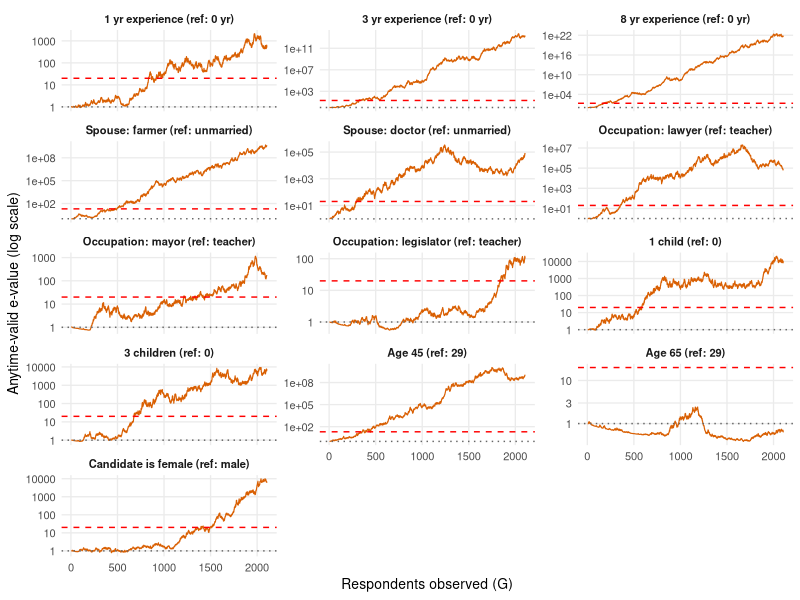
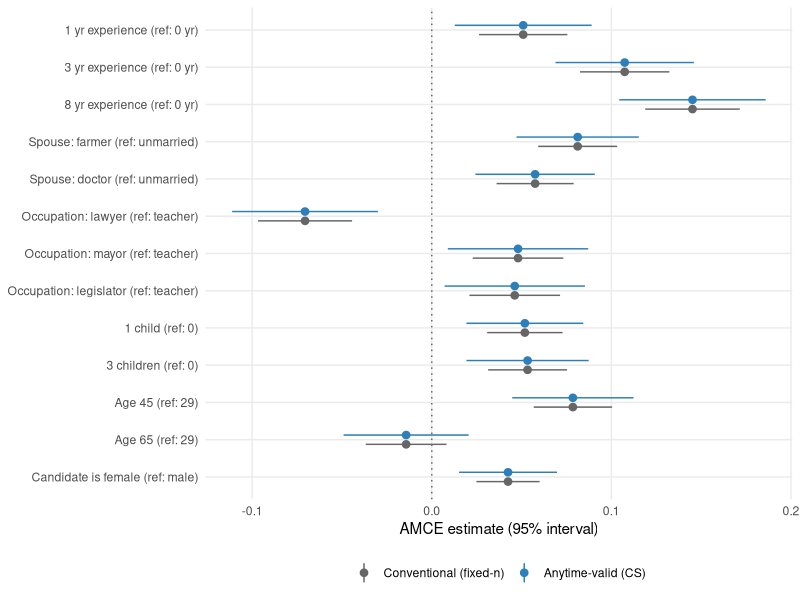

Here is the R script that generated these plots, in order:
## ---- chunk 1
knitr::opts_chunk$set(echo = FALSE, message = FALSE, warning = FALSE, fig.align = "center")

suppressPackageStartupMessages({
  library(dplyr)
  library(ggplot2)
  library(readr)
  library(here)
  library(tibble)
})

meta <- read_csv(here("candidate_gender_case_study", "data", "meta.csv"), show_col_types = FALSE)
final_comparison <- read_csv(here("candidate_gender_case_study", "data", "final_comparison.csv"), show_col_types = FALSE)
sequential_estimates <- read_csv(here("candidate_gender_case_study", "data", "sequential_av_estimates.csv"), show_col_types = FALSE)
candidate_long <- read_csv(here("candidate_gender_case_study", "data", "candidate_long.csv"), show_col_types = FALSE)

term_labels <- c(
  orig_1ys         = "1 yr experience (ref: 0 yr)",
  orig_3ys         = "3 yr experience (ref: 0 yr)",
  orig_8ys         = "8 yr experience (ref: 0 yr)",
  orig_FM_sp       = "Spouse: farmer (ref: unmarried)",
  orig_MD_sp       = "Spouse: doctor (ref: unmarried)",
  orig_law         = "Occupation: lawyer (ref: teacher)",
  orig_may         = "Occupation: mayor (ref: teacher)",
  orig_leg         = "Occupation: legislator (ref: teacher)",
  orig_1ch         = "1 child (ref: 0)",
  orig_3ch         = "3 children (ref: 0)",
  orig_45          = "Age 45 (ref: 29)",
  orig_65          = "Age 65 (ref: 29)",
  orig_cand_female = "Candidate is female (ref: male)"
)
term_order <- names(term_labels)

sequential_estimates <- sequential_estimates |>
  mutate(label = factor(term_labels[term], levels = term_labels[term_order]))

final_comparison <- final_comparison |>
  mutate(
    label  = factor(term_labels[term], levels = rev(term_labels[term_order])),
    method = factor(method, levels = c("Conventional (fixed-n)", "Anytime-valid (CS)"))
  )
## ---- chunk 2
# All specific numeric claims made in the prose below are computed here,
# directly from the generated CSVs, rather than typed in by hand -- see the
# repository-wide verification discipline: never guess or assume ordering.
threshold <- 1 / meta$alpha

crossing_summary <- sequential_estimates |>
  group_by(term, label) |>
  summarize(
    first_G = if (any(e_value >= threshold)) min(G[e_value >= threshold]) else NA_real_,
    .groups = "drop"
  )

n_cross <- sum(!is.na(crossing_summary$first_G))
n_terms <- nrow(crossing_summary)

fastest_cross <- crossing_summary |> filter(!is.na(first_G)) |> slice_min(first_G, n = 1)
slowest_cross <- crossing_summary |> filter(!is.na(first_G)) |> slice_max(first_G, n = 1)
never_cross   <- crossing_summary |> filter(is.na(first_G))

female_row          <- crossing_summary |> filter(term == "orig_cand_female")
female_first_G      <- female_row$first_G
female_pct_of_sample <- 100 * female_first_G / meta$G_total
female_cross_rank    <- sum(crossing_summary$first_G <= female_first_G, na.rm = TRUE)

female_final    <- final_comparison |> filter(term == "orig_cand_female", method == "Anytime-valid (CS)")
female_est      <- female_final$estimate
female_final_e  <- sequential_estimates |> filter(term == "orig_cand_female", G == meta$G_total) |> pull(e_value)

largest_effect <- final_comparison |>
  filter(method == "Anytime-valid (CS)") |>
  slice_max(abs(estimate), n = 1)

age65_final <- sequential_estimates |> filter(term == "orig_65", G == meta$G_total)

# Of the attributes that ever cross the threshold, how many dip back below it
# at least once after their first crossing (expected, harmless e-process
# behavior under a "stop at first crossing" decision rule)?
dip_summary <- sequential_estimates |>
  semi_join(filter(crossing_summary, !is.na(first_G)), by = "term") |>
  group_by(term) |>
  arrange(G) |>
  summarize(
    fg   = min(G[e_value >= threshold]),
    dips = any(G > min(G[e_value >= threshold]) & e_value < threshold),
    .groups = "drop"
  )
n_dip <- sum(dip_summary$dips)

n_pairs <- nrow(distinct(candidate_long, responseid, contest))

inf_max_G <- sequential_estimates |>
  filter(is.infinite(conf.low) | is.infinite(conf.high)) |>
  summarize(m = max(G)) |>
  pull(m)

# Formats a large e-value as "m \times 10^{k}" for clean rendering inside
# LaTeX math mode (plain "6.8e+03" inside $...$ renders with an italicized
# "e" and spaced-out "+", which reads as a formula rather than a number).
fmt_e <- function(x) {
  expo <- floor(log10(x))
  mant <- x / 10^expo
  if (round(mant, 1) >= 10) {
    mant <- mant / 10
    expo <- expo + 1
  }
  sprintf("%.1f \\times 10^{%d}", mant, expo)
}
## ---- chunk 3
ggplot(sequential_estimates, aes(x = G, y = e_value)) +
  geom_line(color = "#D95F02", linewidth = 0.4) +
  geom_hline(yintercept = 1 / meta$alpha, linetype = "dashed", color = "red") +
  geom_hline(yintercept = 1, linetype = "dotted", color = "grey40") +
  scale_y_log10() +
  facet_wrap(~label, ncol = 3, scales = "free_y") +
  labs(
    x = "Respondents observed (G)",
    y = "Anytime-valid e-value (log scale)"
  ) +
  theme_minimal(base_size = 10) +
  theme(panel.grid.minor = element_blank(), strip.text = element_text(face = "bold"))
## ---- chunk 4
ggplot(
  final_comparison,
  aes(x = label, y = estimate, ymin = conf.low, ymax = conf.high, color = method)
) +
  geom_hline(yintercept = 0, linetype = "dotted", color = "grey40") +
  geom_pointrange(position = position_dodge(width = 0.5), size = 0.4) +
  coord_flip() +
  scale_color_manual(values = c(
    "Conventional (fixed-n)" = "grey40",
    "Anytime-valid (CS)"     = "#2C7FB8"
  )) +
  labs(x = NULL, y = "AMCE estimate (95% interval)", color = NULL) +
  theme_minimal(base_size = 11) +
  theme(legend.position = "bottom", panel.grid.minor = element_blank())
